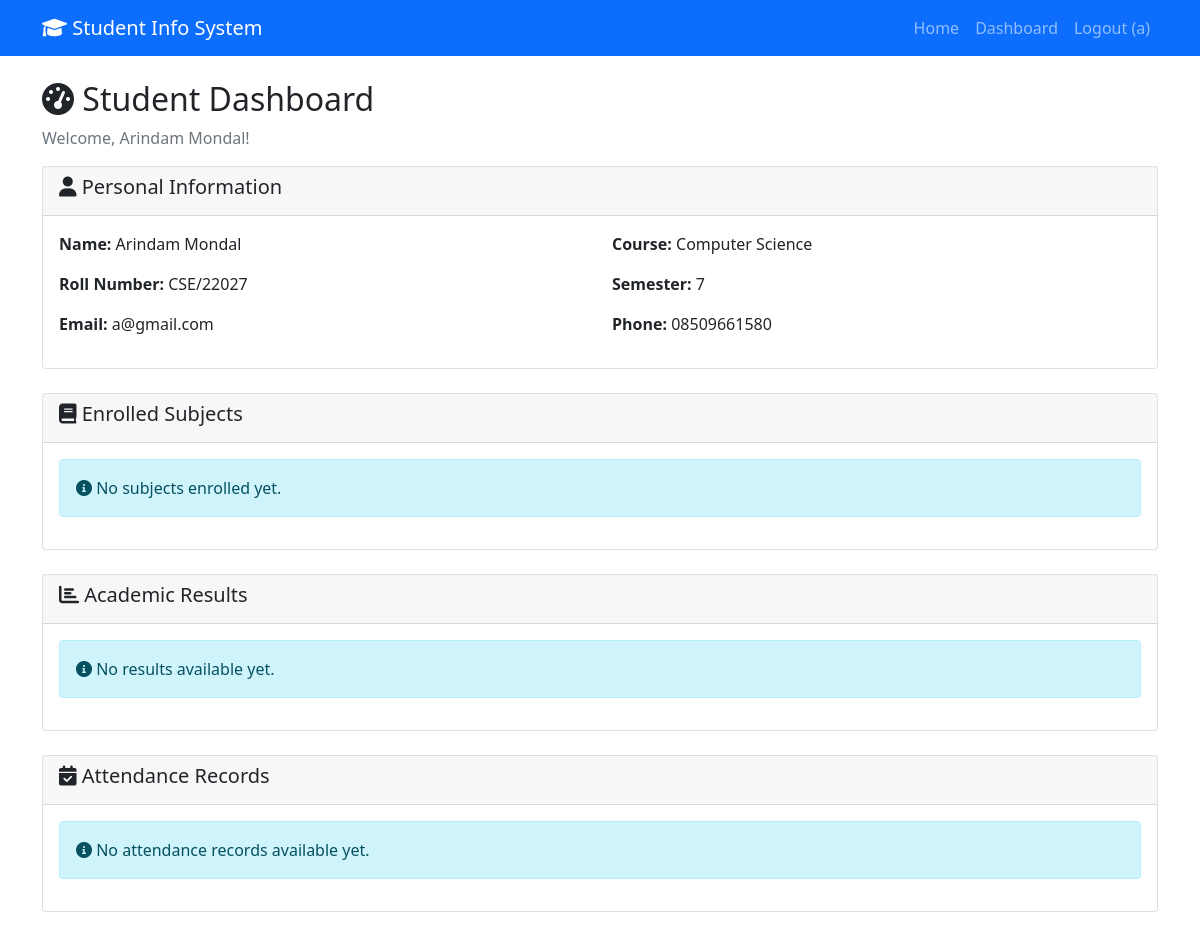
The app's page /student/dashboard/ (signed in) with its own data.
### main/models.py (models this page shows, shortened)
class StudentProfile(models.Model):
    user = models.OneToOneField(User, on_delete=models.CASCADE)
    roll_number = models.CharField(max_length=20, unique=True)
    phone = models.CharField(max_length=15, blank=True, null=True)
    address = models.TextField(blank=True, null=True)
    date_of_birth = models.DateField(blank=True, null=True)
    course = models.CharField(max_length=100, blank=True, null=True)
    semester = models.IntegerField(blank=True, null=True)
    profile_completed = models.BooleanField(default=False)
    created_at = models.DateTimeField(auto_now_add=True)
    updated_at = models.DateTimeField(auto_now=True)

### main/views.py (the view)
# urls.py: path('student/dashboard/', views.student_dashboard, name='student_dashboard'),
@never_cache
@login_required
def student_dashboard(request):
    if not request.user.is_authenticated:
        return redirect('student_login')
    if not hasattr(request.user, 'studentprofile'):
        messages.error(request, 'Access denied.')
        logout(request)
        return redirect('student_login')
    student_profile = request.user.studentprofile
    subjects = StudentSubject.objects.filter(student=student_profile).select_related('subject')
    results = Result.objects.filter(student=student_profile).select_related('subject')
    attendance_records = Attendance.objects.filter(student=student_profile).select_related('subject')
    context = {
        'student': student_profile,
        'subjects': subjects,
        'results': results,
        'attendance_records': attendance_records,
    }
    return render(request, 'student/dashboard.html', context)

### main/templates/student/dashboard.html (shortened to what this page needs)
{% extends 'base.html' %}
{% block content %}
<div class="row">
    <div class="col-md-12">
        <h2><i class="fas fa-tachometer-alt"></i> Student Dashboard</h2>
        <p class="text-muted">Welcome, {{ student.user.get_full_name }}!</p>
    </div>
</div>
<div class="row mb-4">
    <div class="col-md-12">
        <div class="card">
            <div class="card-header">
                <h5><i class="fas fa-user"></i> Personal Information</h5>
            </div>
            <div class="card-body">
                <div class="row">
                    <div class="col-md-6">
                        <p><strong>Name:</strong> {{ student.user.get_full_name }}</p>
                        <p><strong>Roll Number:</strong> {{ student.roll_number }}</p>
                        <p><strong>Email:</strong> {{ student.user.email }}</p>
                    </div>
                    <div class="col-md-6">
                        <p><strong>Course:</strong> {{ student.course|default:"Not updated" }}</p>
                        <p><strong>Semester:</strong> {{ student.semester|default:"Not updated" }}</p>
                        <p><strong>Phone:</strong> {{ student.phone|default:"Not updated" }}</p>
                    </div>
                </div>
            </div>
        </div>
    </div>
</div>
<div class="row mb-4">
    <div class="col-md-12">
        <div class="card">
            <div class="card-header">
                <h5><i class="fas fa-book"></i> Enrolled Subjects</h5>
            </div>
            <div class="card-body">
                {% if subjects %}
                    <div class="table-responsive">
                        <table class="table table-striped">
                            <thead>
                                <tr>
                                    <th>Subject Code</th>
                                    <th>Subject Name</th>
                                    <th>Credits</th>
                                    <th>Enrolled Date</th>
                                </tr>
                            </thead>
                            <tbody>
                                {% for subject_enrollment in subjects %}
                                <tr>
                                    <td>{{ subject_enrollment.subject.code }}</td>
                                    <td>{{ subject_enrollment.subject.name }}</td>
                                    <td>{{ subject_enrollment.subject.credits }}</td>
                                    <td>{{ subject_enrollment.enrolled_date }}</td>
                                </tr>
                                {% endfor %}
                            </tbody>
                        </table>
                    </div>
                {% else %}
                    <div class="alert alert-info">
                        <i class="fas fa-info-circle"></i> No subjects enrolled yet.
                    </div>
                {% endif %}
            </div>
        </div>
    </div>
</div>
<div class="row mb-4">
    <div class="col-md-12">
        <div class="card">
            <div class="card-header">
                <h5><i class="fas fa-chart-bar"></i> Academic Results</h5>
            </div>
            <div class="card-body">
                {% if results %}
                    <div class="table-responsive">
                        <table class="table table-striped">
                            <thead>
                                <tr>
                                    <th>Subject</th>
                                    <th>Exam Type</th>
                                    <th>Marks</th>
                                    <th>Total</th>
                                    <th>Grade</th>
                                    <th>Exam Date</th>
                                </tr>
                            </thead>
                            <tbody>
                                {% for result in results %}
                                <tr>
                                    <td>{{ result.subject.name }}</td>
                                    <td>{{ result.exam_type }}</td>
                                    <td>{{ result.marks_obtained }}</td>
                                    <td>{{ result.total_marks }}</td>
                                    <td>
                                        <span class="badge {% if result.grade == 'A+' or result.grade == 'A' %}bg-success{% elif result.grade == 'B+' or result.grade == 'B' %}bg-warning{% elif result.grade == 'C+' or result.grade == 'C' %}bg-info{% else %}bg-danger{% endif %}">
                                            {{ result.grade }}
                                        </span>
                                    </td>
                                    <td>{{ result.exam_date }}</td>
                                </tr>
                                {% endfor %}
                            </tbody>
                        </table>
                    </div>
                {% else %}
                    <div class="alert alert-info">
                        <i class="fas fa-info-circle"></i> No results available yet.
                    </div>
                {% endif %}
            </div>
        </div>
    </div>
</div>
<div class="row mb-4">
    <div class="col-md-12">
        <div class="card">
            <div class="card-header">
                <h5><i class="fas fa-calendar-check"></i> Attendance Records</h5>
            </div>
            <div class="card-body">
                {% if attendance_records %}
                    <div class="table-responsive">
                        <table class="table table-striped">
                            <thead>
                                <tr>
                                    <th>Subject</th>
                                    <th>Month</th>
                                    <th>Year</th>
                                    <th>Classes Attended</th>
                                    <th>Total Classes</th>
                                    <th>Percentage</th>
                                </tr>
                            </thead>
                            <tbody>
                                {% for attendance in attendance_records %}
                                <tr>
                                    <td>{{ attendance.subject.name }}</td>
                                    <td>{{ attendance.month }}</td>
                                    <td>{{ attendance.year }}</td>
                                    <td>{{ attendance.classes_attended }}</td>
                                    <td>{{ attendance.total_classes }}</td>
                                    <td>
                                        <span class="badge {% if attendance.attendance_percentage >= 80 %}bg-success{% elif attendance.attendance_percentage >= 60 %}bg-warning{% else %}bg-danger{% endif %}">
                                            {{ attendance.attendance_percentage }}%
                                        </span>
                                    </td>
                                </tr>
                                {% endfor %}
                            </tbody>
                        </table>
                    </div>
                {% else %}
                    <div class="alert alert-info">
                        <i class="fas fa-info-circle"></i> No attendance records available yet.
                    </div>
                {% endif %}
            </div>
        </div>
    </div>
</div>
{% endblock %}

### main/templates/base.html (shortened to what this page needs)
<!DOCTYPE html>
<html lang="en">
<head>
    <link href="https://cdn.jsdelivr.net/npm/bootstrap@5.1.3/dist/css/bootstrap.min.css" rel="stylesheet">
    <link href="https://cdnjs.cloudflare.com/ajax/libs/font-awesome/6.0.0/css/all.min.css" rel="stylesheet">
</head>
<body>
    <nav class="navbar navbar-expand-lg navbar-dark bg-primary">
        <div class="container">
            <a class="navbar-brand" href="{% url 'home' %}">
                <i class="fas fa-graduation-cap"></i> Student Info System
            </a>
            <div class="navbar-nav ms-auto">
                <a class="nav-link" href="{% url 'home' %}">Home</a>
                {% if user.is_authenticated %}
                    {% if user.is_staff or user.is_superuser %}
                        <a class="nav-link" href="{% url 'admin_dashboard' %}">Admin Panel</a>
                    {% else %}
                        <a class="nav-link" href="{% url 'student_dashboard' %}">Dashboard</a>
                    {% endif %}
                    <a class="nav-link" href="#" onclick="handleLogout(event)">Logout ({{ user.username }})</a>
                {% else %}
                    <a class="nav-link" href="{% url 'student_login' %}">Login</a>
                    <a class="nav-link" href="{% url 'student_register' %}">Register</a>
                {% endif %}
            </div>
        </div>
    </nav>
    <div class="container mt-4">
        {% block content %}
        {% endblock %}
    </div>
</body>
</html>

### records on screen
StudentProfile: user.get_full_name "Arindam Mondal", roll_number "CSE/22027", user.email "a@gmail.com", course "Computer Science", semester "7", phone "08509661580"

### other values on screen
{{ user.username }} "a"
